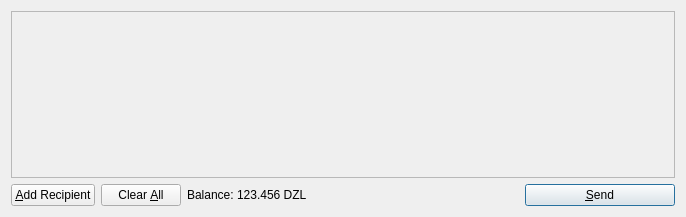
<?xml version="1.0" encoding="UTF-8"?>
<ui version="4.0">
 <class>SendCoinsDialog</class>
 <widget class="QDialog" name="SendCoinsDialog">
  <property name="geometry">
   <rect>
    <x>0</x>
    <y>0</y>
    <width>686</width>
    <height>217</height>
   </rect>
  </property>
  <property name="windowTitle">
   <string>Send Coins</string>
  </property>
  <layout class="QVBoxLayout" name="verticalLayout">
   <item>
    <widget class="QScrollArea" name="scrollArea">
     <property name="widgetResizable">
      <bool>true</bool>
     </property>
     <widget class="QWidget" name="scrollAreaWidgetContents">
      <property name="geometry">
       <rect>
        <x>0</x>
        <y>0</y>
        <width>666</width>
        <height>165</height>
       </rect>
      </property>
      <layout class="QVBoxLayout" name="verticalLayout_2">
       <property name="margin">
        <number>0</number>
       </property>
       <item>
        <layout class="QVBoxLayout" name="entries">
         <property name="spacing">
          <number>6</number>
         </property>
        </layout>
       </item>
       <item>
        <spacer name="verticalSpacer">
         <property name="orientation">
          <enum>Qt::Vertical</enum>
         </property>
         <property name="sizeHint" stdset="0">
          <size>
           <width>20</width>
           <height>40</height>
          </size>
         </property>
        </spacer>
       </item>
      </layout>
     </widget>
    </widget>
   </item>
   <item>
    <layout class="QHBoxLayout" name="horizontalLayout">
     <item>
      <widget class="QPushButton" name="addButton">
       <property name="toolTip">
        <string>Send to multiple recipients at once</string>
       </property>
       <property name="text">
        <string>&amp;Add Recipient</string>
       </property>
       <property name="icon">
        <iconset resource="../bitcoin.qrc">
         <normaloff>:/icons/add</normaloff>:/icons/add</iconset>
       </property>
       <property name="autoDefault">
        <bool>false</bool>
       </property>
      </widget>
     </item>
     <item>
      <widget class="QPushButton" name="clearButton">
       <property name="sizePolicy">
        <sizepolicy hsizetype="Minimum" vsizetype="Fixed">
         <horstretch>0</horstretch>
         <verstretch>0</verstretch>
        </sizepolicy>
       </property>
       <property name="toolTip">
        <string>Remove all transaction fields</string>
       </property>
       <property name="text">
        <string>Clear &amp;All</string>
       </property>
       <property name="icon">
        <iconset resource="../bitcoin.qrc">
         <normaloff>:/icons/remove</normaloff>:/icons/remove</iconset>
       </property>
       <property name="autoRepeatDelay">
        <number>300</number>
       </property>
       <property name="autoDefault">
        <bool>false</bool>
       </property>
      </widget>
     </item>
     <item>
      <layout class="QHBoxLayout" name="horizontalLayout_2">
       <property name="spacing">
        <number>3</number>
       </property>
       <item>
        <widget class="QLabel" name="label">
         <property name="text">
          <string>Balance:</string>
         </property>
        </widget>
       </item>
       <item>
        <widget class="QLabel" name="labelBalance">
         <property name="cursor">
          <cursorShape>IBeamCursor</cursorShape>
         </property>
         <property name="text">
          <string>123.456 DZL</string>
         </property>
         <property name="textInteractionFlags">
          <set>Qt::LinksAccessibleByMouse|Qt::TextSelectableByKeyboard|Qt::TextSelectableByMouse</set>
         </property>
        </widget>
       </item>
      </layout>
     </item>
     <item>
      <spacer name="horizontalSpacer">
       <property name="orientation">
        <enum>Qt::Horizontal</enum>
       </property>
       <property name="sizeHint" stdset="0">
        <size>
         <width>40</width>
         <height>20</height>
        </size>
       </property>
      </spacer>
     </item>
     <item>
      <widget class="QPushButton" name="sendButton">
       <property name="minimumSize">
        <size>
         <width>150</width>
         <height>0</height>
        </size>
       </property>
       <property name="toolTip">
        <string>Confirm the send action</string>
       </property>
       <property name="text">
        <string>&amp;Send</string>
       </property>
       <property name="icon">
        <iconset resource="../bitcoin.qrc">
         <normaloff>:/icons/send</normaloff>:/icons/send</iconset>
       </property>
       <property name="default">
        <bool>true</bool>
       </property>
      </widget>
     </item>
    </layout>
   </item>
  </layout>
 </widget>
 <resources>
  <include location="../bitcoin.qrc"/>
 </resources>
 <connections/>
</ui>
